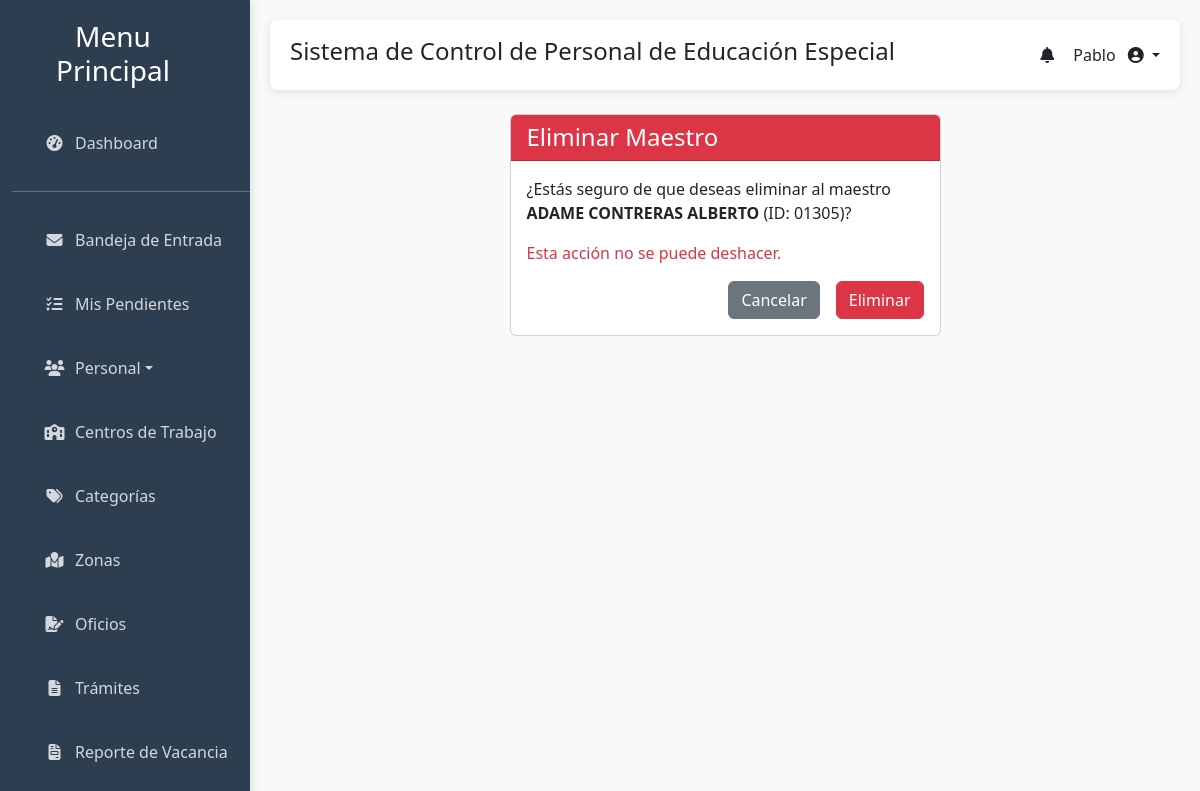
/maestros/eliminar/01305/ (signed in), run on the app's committed database.
### gestion_escolar/models.py (models this page shows, shortened)
class Maestro(models.Model):
    SEXO_OPCIONES = [
        ('H', 'Hombre'),
        ('M', 'Mujer'),
    ]
    ESTADO_CIVIL_OPCIONES = [
        ('SOLTERO', 'Soltero(a)'),
        ('SOLTERA', 'Soltera'),
        ('CASADO', 'Casado(a)'),
        ('CASADA', 'Casada'),
        ('DIVORCIADO', 'Divorciado(a)'),
        ('VIUDO', 'Viudo(a)'),
        ('UNION_LIBRE', 'Unión Libre'),
        ('SOLTERO(A)', 'Soltero(a)'),
        ('CASADO(A)', 'Casado(a)'),
        ('', 'No especificado'),
    ]
    NIVEL_ESTUDIO_OPCIONES = [
        ('LIC', 'Licenciatura'),
        ('ING', 'Ingeniería'),
        ('MTRO', 'Maestría'),
        ('DOC', 'Doctorado'),
        ('TSU', 'Técnico Superior Universitario'),
        ('BACHILLER', 'Bachillerato'),
        ('OTRO', 'Otro'),
        ('Dra.', 'Dra.'),
        ('Profra.', 'Profra.'),
        ('Prof.', 'Prof.'),
        ('Mtra.', 'Mtra.'),
        ('Profr.', 'Profr.'),
        ('Psic.', 'Psic.'),
        ('', 'No especificado'),
    ]
    STATUS_OPCIONES = [
        ('ACTIVO', 'Activo'),
        ('ACTIVA', 'Activa'),
        ('BAJA', 'Baja'),
        ('LICENCIA', 'Licencia'),
        ('JUBILADO', 'Jubilado'),
        ('INACTIVO', 'Inactivo'),
        ('', 'No especificado'),
    ]
    FUNCION_OPCIONES = [
        ('DIRECTOR', 'Director'),
        ('SUPERVISOR', 'Supervisor'),
        ('SUPERVISOR (A)', 'Supervisor(a)'),
        ('MAESTRO_GRUPO', 'Maestro de grupo'),
        ('MAESTRO_ESPECIALISTA', 'Maestro especialista'),
        ('DOCENTE_APOYO', 'Docente de apoyo'),
        ('PSICOLOGO', 'Psicólogo'),
        ('PSICÓLOGO(A)', 'Psicólogo(a)'),
        ('PSICÓLOGO (A)', 'Psicólogo(a)'),
        ('TRABAJADOR_SOCIAL', 'Trabajador social'),
        ('NIÑERO', 'Niñero'),
        ('NIÑERO(A)', 'Niñero(a)'),
        ('SECRETARIO', 'Secretario'),
        ('SECRETARIA ', 'Secretaria'),
        ('INTENDENTE', 'Intendente'),
        ('VELADOR', 'Velador'),
        ('VIGILANTE', 'Vigilante'),
        ('VIGILANTE ', 'Vigilante'),
        ('OTRO', 'Otro'),
        ('SUPERVISOR(A)', 'Supervisor(a)'),
        ('APOYO TECNICO PEDAGOGICO', 'Apoyo Técnico Pedagógico'),
        ('SECRETARIO(A)', 'Secretario(a)'),
        ('DIRECTOR (A)', 'Director(a)'),
        ('MAESTRO(A) DE GRUPO', 'Maestro(a) de grupo'),
        ('MAESTRO(A) DE GRUPO CON ESPECIALIDAD', 'Maestro(a) de grupo con especialidad'),
        ('MAESTRO(A) DE GRUPO ESPECIALISTA', 'Maestro(a) de grupo especialista'),
        ('MATRO(A) DE GRUPO ESPECIALISTA', 'Maestro(a) de grupo especialista'),
        ('INSTRUCTOR(A) DE TALLER', 'Instructor(a) de taller'),
        ('MAESTRO_DE_TALLER', 'Maestro(a) de taller'),
        ('MAESTRO_DE_TALLER', 'Maestro de taller'),
        ('MAESTRO_MUSICA', 'Maestro(a) música'),
        ('MAESTRO_DE_EDUCACION_FISICA', 'Maestro(a) de educación física'),
        ('MAESTRO_ESPECIALISTA_DOCENTE_DE_APOYO', 'Maestro(a) especialista docente de apoyo'),
        ('MAESTRO_ESPECIALISTA_DOCENTE_DE_APOYO', 'Maestro(a) especialista docente de apoyo'),
        ('MAESTRO_DE_APOYO', 'Maestro(a) de apoyo'),
        ('MTRA_ESPECIALISTA_DOCENTE_DE_APOYO', 'Mtra. especialista docente de apoyo'),
        ('MAESTRO_ESPECIALISTA_DOCENTE_DE_APOYO', 'Maestro especialista docente de apoyo'),
        ('TRABAJADOR_SOCIAL', 'Trabajador(a) social'),
        ('MEDICO', 'Médico(a)'),
        ('MEDICO', 'Médico(a)'),
        ('PROMOTOR_TIC', 'Promotor TIC'),
        ('PROMOTOR_TIC', 'Promotor TIC'),
        ('TERAPISTA_FISICO', 'Terapista Físico'),
        ('BIBLIOTECARIO', 'Bibliotecario(a)'),
        ('ADMINISTRATIVO_ESPECIALIZADO', 'Administrativo Especializado'),
        ('OFICIAL_DE_SERVICIOS_Y_MANTENIMIENTO', 'Oficial de Servicios y Mantenimiento'),
        ('OFICIAL_DE_SERVICIOS_DE_MANTENIMIENTO', 'Oficial de Servicios de Mantenimiento'),
        ('ASISTENTE_DE_SERVICIOS', 'Asistente de Servicios'),
        ('ASESOR_JURIDICO', 'Asesor Jurídico'),
        ('AUXILIAR_DE_GRUPO', 'Auxiliar de Grupo'),
        ('MAESTRO_DE_COMUNICACION', 'Maestro(a) de Comunicación'),
        ('MAESTRO_AULA_HOSPITALARIA', 'Maestro(a) Aula Hospitalaria'),
        ('', 'No especificado'),
    ]
    id_maestro = models.CharField(
        max_length=5,
        unique=True,
        verbose_name="ID Maestro",
        primary_key=True,
        editable=False,  # No editable manualmente
        help_text="ID único de 5 dígitos para el personal (ej: 00001, 00002)"
    )
    user = models.OneToOneField(User, on_delete=models.SET_NULL, null=True, blank=True, related_name='maestro_profile')
    a_paterno = models.CharField(max_length=50, verbose_name="Apellido Paterno", blank=True, null=True)
    a_materno = models.CharField(max_length=50, verbose_name="Apellido Materno", blank=True, null=True)
    nombres = models.CharField(max_length=100, verbose_name="Nombres", blank=True, null=True)
    curp = models.CharField(max_length=18, verbose_name="CURP", blank=True, null=True)
    rfc = models.CharField(max_length=13, verbose_name="RFC", blank=True, null=True)
    sexo = models.CharField(max_length=1, choices=SEXO_OPCIONES, verbose_name="Sexo", blank=True, null=True)
    est_civil = models.CharField(max_length=20, choices=ESTADO_CIVIL_OPCIONES, verbose_name="Estado Civil", blank=True, null=True)
    fecha_nacimiento = models.DateField(verbose_name="Fecha de Nacimiento", null=True, blank=True)
    id_escuela = models.ForeignKey(Escuela, on_delete=models.CASCADE, verbose_name="Escuela", blank=True, null=True)
    techo_f = models.CharField(max_length=50, verbose_name="Techo Financiero", blank=True, null=True)
    dep = models.CharField(max_length=10, verbose_name="Dependencia", blank=True, null=True)
    unid = models.CharField(max_length=10, verbose_name="Unidad", blank=True, null=True)
    sub_unid = models.CharField(max_length=10, verbose_name="Subunidad", blank=True, null=True)
    categog = models.ForeignKey(Categoria, on_delete=models.SET_NULL, verbose_name="Categoría", blank=True, null=True, to_field='id_categoria', help_text="Categoría presupuestal del personal")
    hrs = models.CharField(max_length=10, verbose_name="Horas", blank=True, null=True)
    num_plaza = models.CharField(max_length=20, verbose_name="Número de Plaza", blank=True, null=True)
    codigo = models.CharField(max_length=50, verbose_name="Código", blank=True, null=True)
    fecha_ingreso = models.DateField(verbose_name="Fecha de Ingreso", null=True, blank=True)
    fecha_promocion = models.DateField(verbose_name="Fecha de Promoción", null=True, blank=True)
    form_academica = models.CharField(max_length=100, verbose_name="Formación Académica", blank=True, null=True)
    horario = models.CharField(max_length=100, verbose_name="Horario", blank=True, null=True)
    funcion = models.CharField(max_length=50, choices=FUNCION_OPCIONES, verbose_name="Función", blank=True, null=True)
    nivel_estudio = models.CharField(max_length=20, choices=NIVEL_ESTUDIO_OPCIONES, verbose_name="Nivel de Estudio", blank=True, null=True)
    domicilio_part = models.TextField(verbose_name="Domicilio Particular", blank=True, null=True)
    poblacion = models.CharField(max_length=100, verbose_name="Población", blank=True, null=True)
    codigo_postal = models.CharField(max_length=10, verbose_name="Código Postal", blank=True, null=True)
    telefono = models.CharField(max_length=50, verbose_name="Teléfono", blank=True, null=True)
    email = models.EmailField(verbose_name="Email", blank=True, null=True)
    status = models.CharField(max_length=20, choices=STATUS_OPCIONES, default='ACTIVO', verbose_name="Status", blank=True, null=True)
    observaciones = models.TextField(verbose_name="Observaciones", blank=True, null=True)
    fecha_registro = models.DateTimeField(auto_now_add=True, verbose_name="Fecha de Registro")
    fecha_actualizacion = models.DateTimeField(auto_now=True, verbose_name="Última Actualización")
    clave_presupuestal = models.CharField(max_length=50, verbose_name="Clave Presupuestal", blank=True, null=True, editable=False)
    class Meta:
        verbose_name = "Personal"
        verbose_name_plural = "Todo el personal"  # Cambia el nombre del menú lateral
        ordering = ['a_paterno', 'a_materno', 'nombres']

### gestion_escolar/views.py (the view)
# urls.py: path('maestros/eliminar/<str:pk>/', views.eliminar_maestro, name='eliminar_maestro'),  # Cambiado a str
def eliminar_maestro(request, pk):
    maestro = get_object_or_404(Maestro, id_maestro=pk)
    if request.method == 'POST':
        maestro.delete()
        messages.success(request, 'Maestro eliminado correctamente.')
        return redirect('lista_maestros')
    return render(request, 'gestion_escolar/eliminar_maestro.html', {'maestro': maestro})

### gestion_escolar/templates/gestion_escolar/eliminar_maestro.html (shortened to what this page needs)
{% extends 'gestion_escolar/base.html' %}
{% load static %}
{% block content %}
<div class="container mt-4">
    <div class="row">
        <div class="col-md-6 mx-auto">
            <div class="card">
                <div class="card-header bg-danger text-white">
                    <h4 class="mb-0">Eliminar Maestro</h4>
                </div>
                <div class="card-body">
                    <p>¿Estás seguro de que deseas eliminar al maestro <strong>{{ maestro.a_paterno }} {{ maestro.a_materno }} {{ maestro.nombres }}</strong> (ID: {{ maestro.id_maestro }})?</p>
                    <p class="text-danger">Esta acción no se puede deshacer.</p>
                    <form method="post">
                        <div class="d-grid gap-2 d-md-flex justify-content-md-end">
                            <a href="{% url 'lista_maestros' %}" class="btn btn-secondary me-md-2">Cancelar</a>
                            <button type="submit" class="btn btn-danger">Eliminar</button>
                        </div>
                    </form>
                </div>
            </div>
        </div>
    </div>
</div>
{% endblock %}

### gestion_escolar/templates/gestion_escolar/base.html (shortened to what this page needs)
<!DOCTYPE html>
<html lang="es">
<head>
    {% load static %}
    {% load auth_extras %}
    <link href="https://cdn.jsdelivr.net/npm/bootstrap@5.3.0/dist/css/bootstrap.min.css" rel="stylesheet">
    <link rel="stylesheet" href="https://cdn.datatables.net/1.13.6/css/jquery.dataTables.min.css">
    <link href="https://cdn.jsdelivr.net/npm/select2@4.1.0-rc.0/dist/css/select2.min.css" rel="stylesheet" />
    <link rel="stylesheet" href="https://cdnjs.cloudflare.com/ajax/libs/font-awesome/6.4.0/css/all.min.css">
</head>
<body>
    <div class="container-fluid">
        <div class="row">
            <div class="col-md-2 sidebar">
                <div class="d-flex justify-content-between align-items-center px-3 mb-4">
                    <h3 class="text-center mb-0">Menu Principal</h3>
                    <button id="sidebarCollapse" class="d-none d-md-block">
                        <i class="fas fa-chevron-left"></i>
                    </button>
                </div>
                <ul class="nav flex-column">
                    <li class="nav-item">
                        <a class="nav-link" href="{% url 'index' %}">
                            <i class="fas fa-tachometer-alt me-2"></i>
                            <span class="sidebar-text">Dashboard</span>
                        </a>
                    </li>
                    <hr class="sidebar-divider my-3">
                    <li class="nav-item">
                        <a class="nav-link" href="{% url 'correspondencia_inbox' %}">
                            <i class="fas fa-envelope me-2"></i>
                            <span class="sidebar-text">Bandeja de Entrada</span>
                        </a>
                    </li>
                    <li class="nav-item">
                        <a class="nav-link" href="{% url 'pendientes_activos' %}">
                            <i class="fas fa-tasks me-2"></i>
                            <span class="sidebar-text">Mis Pendientes</span>
                        </a>
                    </li>
                    <li class="nav-item dropdown">
                        <a class="nav-link dropdown-toggle" href="#" role="button" data-bs-toggle="dropdown" aria-expanded="false">
                            <i class="fas fa-users me-2"></i>
                            <span class="sidebar-text">Personal</span>
                        </a>
                    </li>
                    {% if not user|has_group:"Directores" %}
                    <li class="nav-item">
                        <a class="nav-link" href="{% url 'lista_escuelas' %}">
                            <i class="fas fa-school me-2"></i>
                            <span class="sidebar-text">Centros de Trabajo</span>
                        </a>
                    </li>
                    <li class="nav-item">
                        <a class="nav-link" href="{% url 'lista_categorias' %}">
                            <i class="fas fa-tags me-2"></i>
                            <span class="sidebar-text">Categorías</span>
                        </a>
                    </li>
                    <li class="nav-item">
                        <a class="nav-link" href="{% url 'lista_zonas' %}">
                            <i class="fas fa-map-marked me-2"></i>
                            <span class="sidebar-text">Zonas</span>
                        </a>
                    </li>
                    <li class="nav-item">
                        <a class="nav-link" href="{% url 'generar_oficios' %}">
                            <i class="fas fa-file-signature me-2"></i>
                            <span class="sidebar-text">Oficios</span>
                        </a>
                    </li>
                    <li class="nav-item">
                        <a class="nav-link" href="{% url 'generar_tramites_generales' %}">
                            <i class="fas fa-file-alt me-2"></i>
                            <span class="sidebar-text">Trámites</span>
                        </a>
                    </li>
                    <li class="nav-item">
                        <a class="nav-link" href="{% url 'gestionar_lote_vacancia' %}">
                            <i class="fas fa-file-invoice me-2"></i>
                            <span class="sidebar-text">Reporte de Vacancia</span>
                        </a>
                    </li>
                    <li class="nav-item">
                    </li>
                    {% endif %}
                </ul>
            </div>
            <div class="col-md-10 main-content">
                <div class="header">
                    <h4>Sistema de Control de Personal de Educación Especial</h4>
                    {% if user.is_authenticated %}
                    <ul class="navbar-nav d-flex flex-row align-items-center">
                        <li class="nav-item dropdown me-3">
                            <a class="nav-link" href="#" id="alertsDropdown" role="button" data-bs-toggle="dropdown" aria-expanded="false">
                                <i class="fas fa-bell fa-fw"></i>
                            </a>
                        </li>
                        <li class="nav-item dropdown">
                            <a class="nav-link dropdown-toggle" href="#" id="userDropdown" role="button" data-bs-toggle="dropdown" aria-expanded="false">
                                <span class="me-2 d-none d-lg-inline">{{ user.username }}</span>
                                <i class="fas fa-user-circle"></i>
                            </a>
                        </li>
                    </ul>
                    {% endif %}
                </div>
                {% block content %}{% endblock %}
            </div>
        </div>
    </div>
</body>
</html>

### data on the page
Maestro: a_paterno "ADAME", a_materno "CONTRERAS", nombres "ALBERTO", id_maestro "01305"

### other printed values
{{ user.username }} "Pablo"
